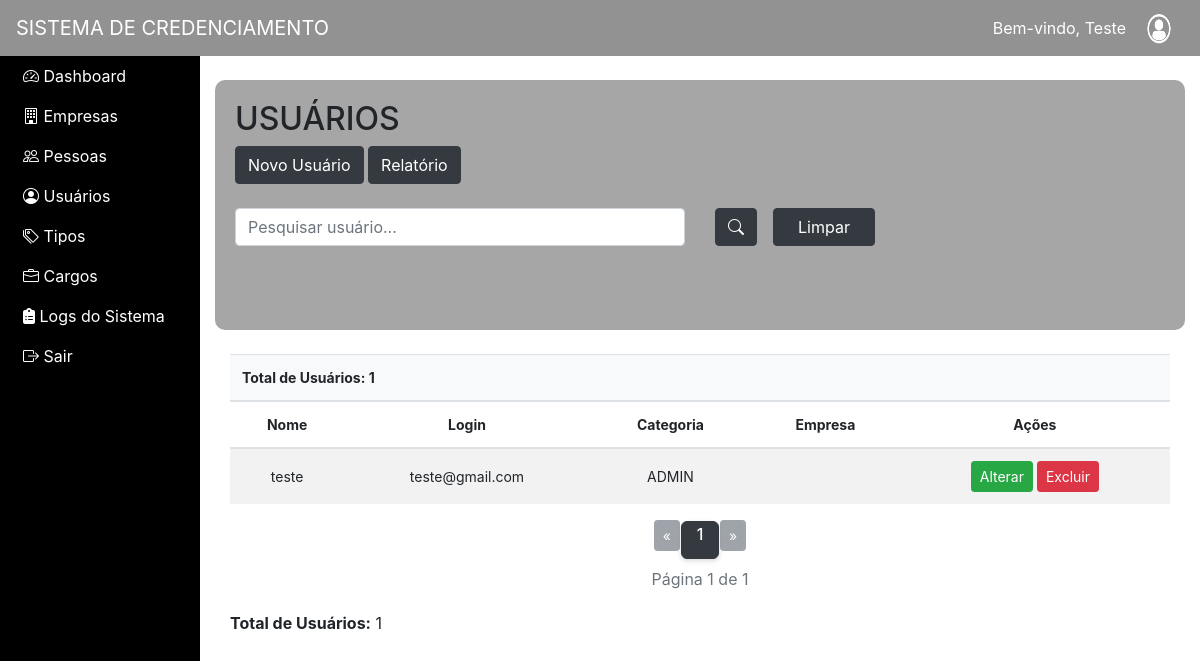
The app's page /estagiofinal/pag1.php?pagina=USUÁRIOS (signed in) with its own data.
### tables this page shows
CREATE TABLE `usuarios` (
  `ID` int(11) NOT NULL,
  `EMAIL` varchar(250) DEFAULT NULL,
  `NOME` varchar(250) DEFAULT NULL,
  `SENHA` varchar(250) DEFAULT NULL,
  `CATEGORIA_ID` int(11) DEFAULT NULL,
  `EMPRESA_ID` int(11) DEFAULT NULL
);

CREATE TABLE `categorias` (
  `id` int(11) NOT NULL,
  `nome` varchar(200) DEFAULT NULL
);

### estagiofinal/usuarios.php (the view, shortened to what this page needs)
<?php
include_once("conexao.php");
$empresa_id = isset($_GET['empresa_id']) ? intval($_GET['empresa_id']) : 0;
$nome = isset($_GET['nome']) ? trim($_GET['nome']) : '';
$pagina = isset($_GET['pagina_num']) ? intval($_GET['pagina_num']) : 1;
$pagina = max(1, $pagina);
$por_pagina = 10;
$inicio = ($pagina - 1) * $por_pagina;
$sql = "
SELECT usuarios.*,
       categorias.nome as categoria_nome,
       e.NOME_FANTASIA as nome_empresa
FROM usuarios
LEFT JOIN categorias ON usuarios.CATEGORIA_ID = categorias.ID
LEFT JOIN empresas e ON usuarios.EMPRESA_ID = e.ID
WHERE 1=1
";
$sql_total = $sql;
$res_total = $conexao->query($sql_total);
$total_registros = ($res_total) ? $res_total->num_rows : 0;
$total_paginas = ($por_pagina > 0) ? ceil($total_registros / $por_pagina) : 1;
$sql .= " ORDER BY usuarios.NOME ASC LIMIT $inicio, $por_pagina";
$usuarios = $conexao->query($sql);
?>
<!DOCTYPE html>
<html lang="pt-BR">
<head>
<link rel="stylesheet" href="https://cdn.jsdelivr.net/npm/bootstrap@4.6.2/dist/css/bootstrap.min.css">
<link rel="stylesheet" href="https://cdn.jsdelivr.net/npm/bootstrap-icons@1.11.3/font/bootstrap-icons.css">
</head>
<body>
<div class="container mt-4 fundo-tabela">
  <h2>
    USUÁRIOS
</h2>
<?php if (($_SESSION['CATEGORIA_ID'] ?? null) != 3) { ?>
    <?php if (($_SESSION['CATEGORIA_ID'] ?? null) == 1) { ?>
        <a href="pag1.php?pagina=NOVOUSUARIO&empresa_id=<?= $empresa_id ?>" class="btn btn-dark">
            Novo Usuário
        </a>
    <?php } else { ?>
        <button class="btn btn-dark" disabled>
            Novo Usuário
        </button>
    <?php } ?>
<a href="relatorios_usuarios.php?nome=<?= urlencode($nome) ?>&empresa_id=<?= $empresa_id ?>"
   class="btn btn-dark"
   target="_blank"
   rel="noopener noreferrer">
    Relatório
</a>
<form method="GET" action="pag1.php">
   <div class="row align-items-center">
  <div class="col-md-6 mb-3">
    <br><input type="text"
class="form-control"
id="myInput"
placeholder="Pesquisar usuário..."
onkeyup="myFunction()"></br>
  </div>
  <div class="col-md-3 mb-3 d-flex align-items-center">
  <button type="submit" class="btn btn-dark mr-3">
    <i class="bi bi-search"></i>
  </button>
<a href="pag1.php?pagina=USUÁRIOS&empresa_id=<?= $empresa_id ?>" class="btn btn-dark px-4">
    Limpar
</a>
</div>
</div>
   <br>
</form>
<?php } ?>
</div>
<div class="container mt-4">
  <table id="myTable" class="table table-striped">
    <thead>
        <tr>
    <th colspan="12" class="text-left bg-light">
        Total de Usuários: <?php echo $total_registros; ?>
    </th>
</tr>
      <tr>
        <th>Nome</th>
        <th>Login</th>
        <?php if (($_SESSION['CATEGORIA_ID'] ?? null) == 1) { ?>
        <th>Categoria</th>
<?php } ?>
        <?php if (($_SESSION['CATEGORIA_ID'] ?? null) == 1) { ?>
    <th>Empresa</th>
<?php } ?>
<?php if (($_SESSION['CATEGORIA_ID'] ?? null) != 3) { ?>
    <th>Ações</th>
<?php } ?>
      </tr>
    </thead>
    <tbody>
  <?php if ($usuarios && $usuarios->num_rows > 0) { ?>
    <?php while($u = $usuarios->fetch_assoc()) { ?>
      <tr>
        <td><?= htmlspecialchars($u['NOME']) ?></td>
        <td><?= htmlspecialchars($u['EMAIL']) ?></td>
        <?php if (($_SESSION['CATEGORIA_ID'] ?? null) == 1) { ?>
        <td><?= htmlspecialchars($u['categoria_nome']) ?></td>
        <?php } ?>
        <?php if (($_SESSION['CATEGORIA_ID'] ?? null) == 1) { ?>
    <td><?= htmlspecialchars($u['nome_empresa']) ?></td>
<?php } ?>
<?php if (($_SESSION['CATEGORIA_ID'] ?? null) != 3) { ?>
<td>
<?php
if (($_SESSION['CATEGORIA_ID'] ?? null) == 1) { ?>
    <a href="pag1.php?pagina=EDITAR&id=<?= $u['ID'] ?>" class="btn btn-success btn-sm">
        Alterar
    </a>
    <a href="pag1.php?pagina=USUÁRIOS&excluir=<?= $u['ID'] ?>&empresa_id=<?= $empresa_id ?>"
       class="btn btn-danger btn-sm"
       onclick="return confirm('Deseja excluir este usuário?')">
        Excluir
    </a>
<?php } ?>
</td>
<?php } ?>
<?php }  ?>
<?php } else { ?>
    <tr>
      <td colspan="10">Nenhum usuário encontrado.</td>
    </tr>
  <?php } ?>
</tbody>
</table>
<div class="text-center mt-2 pagination-custom">
<?php
$max_links = 2;
if ($pagina > 1) {
    echo '<a class="btn btn-dark btn-sm"
           href="?pagina=USUÁRIOS&pagina_num=' . ($pagina - 1) . '&nome=' . urlencode($nome) . '&empresa_id=' . $empresa_id . '">
            «
          </a>';
} else {
    echo '<span class="btn btn-secondary btn-sm disabled">
            «
          </span>';
}
for ($i = $pagina - $max_links; $i <= $pagina + $max_links; $i++) {
    if ($i < 1 || $i > $total_paginas) continue;
    if ($i == $pagina) {
        echo '<span class="active-page">' . $i . '</span>';
    } else {
        echo '<a class="btn btn-outline-dark btn-sm"
                href="?pagina=USUÁRIOS&pagina_num=' . $i . '&nome=' . urlencode($nome) . '&empresa_id=' . $empresa_id . '">'
                . $i .
             '</a>';
    }
}
if ($pagina < $total_paginas) {
  echo '<a class="btn btn-dark btn-sm"
        href="?pagina=USUÁRIOS&pagina_num=' . $total_paginas . '&nome=' . urlencode($nome) . '&empresa_id=' . $empresa_id . '">
            »
          </a>';
} else {
    echo '<span class="btn btn-secondary btn-sm disabled">
            »
          </span>';
}
?>
<p class="text-muted mt-2">
    Página <?= $pagina ?> de <?= $total_paginas ?>
</p>
</div>
<p>
    <strong>Total de Usuários:</strong> <?= $total_registros ?>
</p>
</div>
</body>
</html>

### estagiofinal/usuarios.php (style rules this page uses)
.fundo-tabela { background-image: url('img/fundologin.png'); background-size: cover; padding: 20px; border-radius: 10px; }
.table td, .table th { vertical-align: middle; text-align: center; font-size: 14px; }
.pagination-custom { margin-top: 20px; margin-bottom: 20px; text-align: center; }
.pagination-custom a, .pagination-custom .active-page { display: inline-block; min-width: 38px; height: 38px; line-height: 24px; margin: 0 1px; border-radius: 6px; font-weight: 500; text-decoration: none; }
.pagination-custom .active-page { background: #343a40; color: #fff; border: 1px solid #343a40; box-shadow: 0 2px 5px rgba(0,0,0,.15); }

### records on screen
usuarios: NOME "teste", EMAIL "teste@gmail.com", CATEGORIA_ID.nome "ADMIN"

### other values on screen
$nome "Teste"
$total_registros "1"
$pagina "1"
$total_paginas "1"
